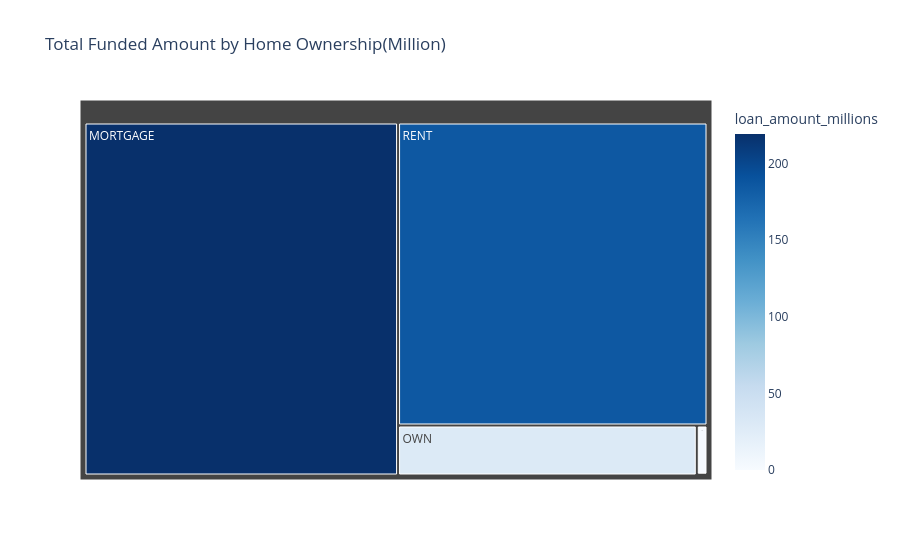

Notebook code for this chart:
### Markdown cell above
### Home ownership by Total Funded Amount

### Code cell
home_funding = df.groupby('home_ownership')['loan_amount'].sum().reset_index()
home_funding['loan_amount_millions'] = home_funding['loan_amount'] / 1000000

fig =px.treemap(
    home_funding, path =['home_ownership'], values = 'loan_amount_millions', 
    color = 'loan_amount_millions',
    color_continuous_scale = 'Blues',
    title = 'Total Funded Amount by Home Ownership(Million)'
)
fig.show()

### Figure 1 — Plotly figure (JSON) as saved in the notebook; plotly's stock layout.template omitted (floating-point values rounded to 4 significant figures)
{"data": [{"branchvalues": "total", "customdata": [[219.3], [0.0168], [1.045], [29.6], [185.8]], "domain": {"x": [0, 1], "y": [0, 1]}, "hovertemplate": "labels=%{label}<br>loan_amount_millions_sum=%{value}<br>parent=%{parent}<br>id=%{id}<br>loan_amount_millions=%{color}<extra></extra>", "ids": ["MORTGAGE", "NONE", "OTHER", "OWN", "RENT"], "labels": ["MORTGAGE", "NONE", "OTHER", "OWN", "RENT"], "marker": {"coloraxis": "coloraxis", "colors": [219.3, 0.0168, 1.045, 29.6, 185.8]}, "name": "", "parents": ["", "", "", "", ""], "type": "treemap", "values": [219.3, 0.0168, 1.045, 29.6, 185.8]}], "layout": {"coloraxis": {"colorbar": {"title": {"text": "loan_amount_millions"}}, "colorscale": [[0, "rgb(247,251,255)"], [0.125, "rgb(222,235,247)"], [0.25, "rgb(198,219,239)"], [0.375, "rgb(158,202,225)"], [0.5, "rgb(107,174,214)"], [0.625, "rgb(66,146,198)"], [0.75, "rgb(33,113,181)"], [0.875, "rgb(8,81,156)"], [1, "rgb(8,48,107)"]]}, "legend": {"tracegroupgap": 0}, "title": {"text": "Total Funded Amount by Home Ownership(Million)"}}}
